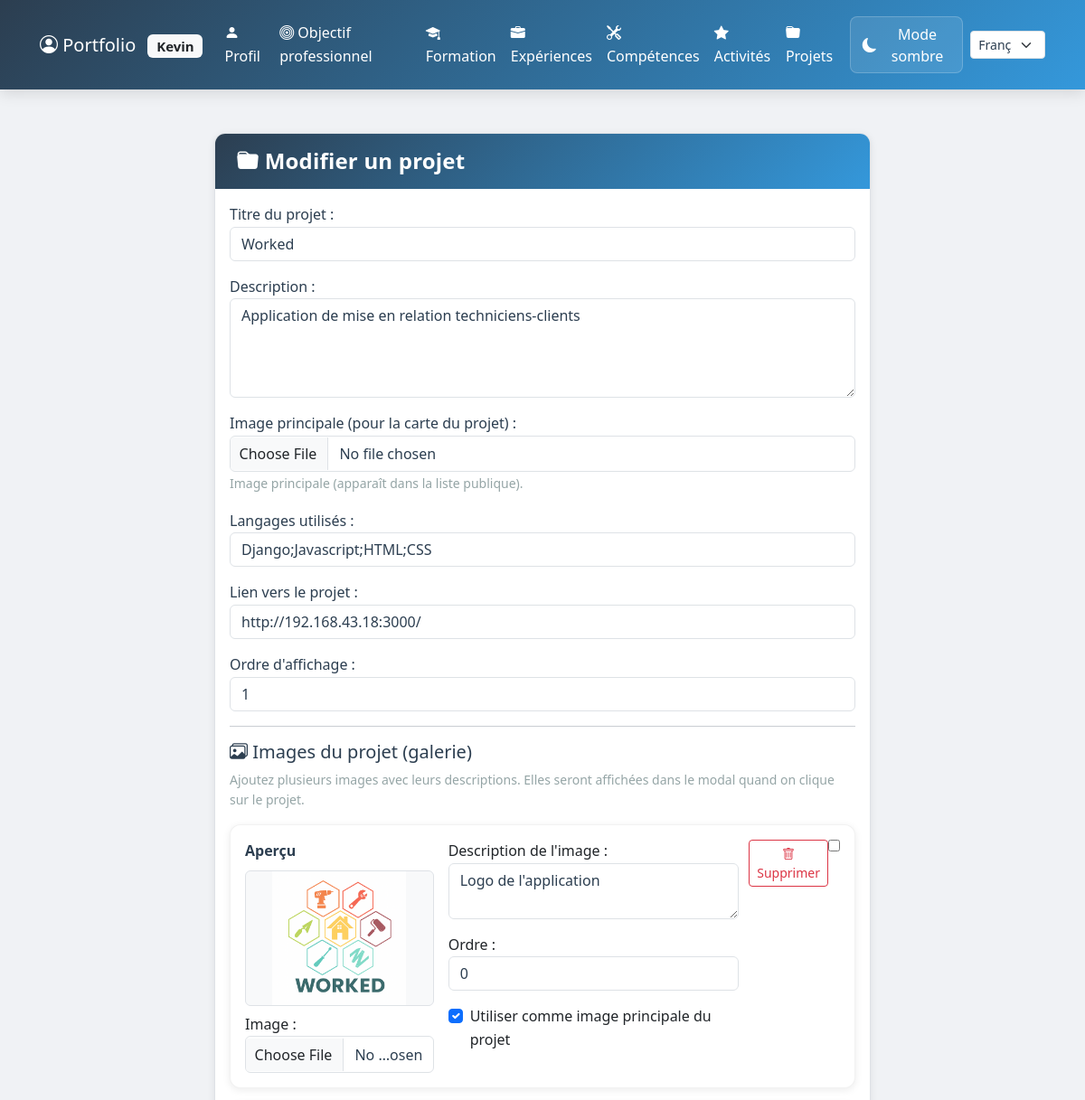
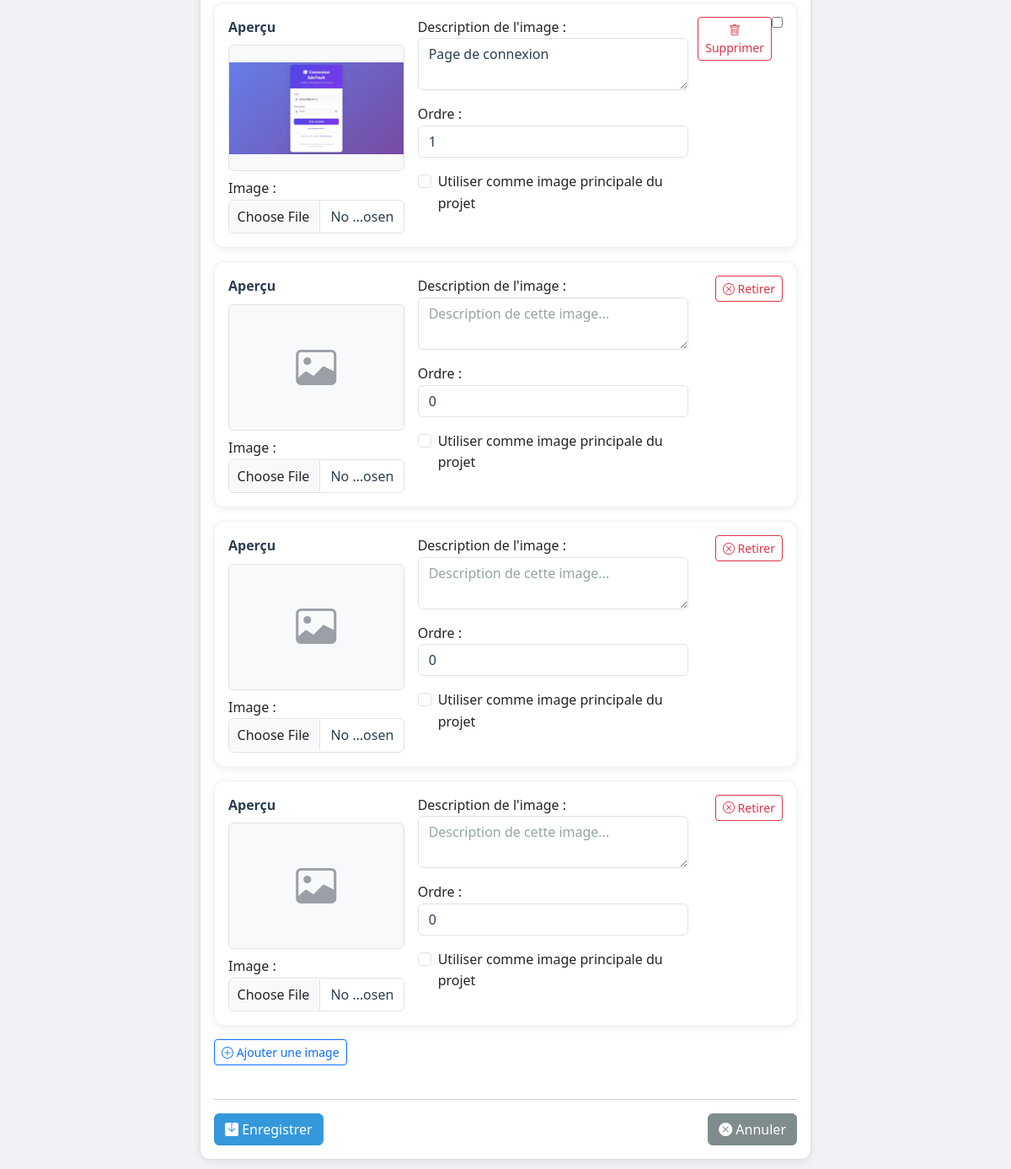
/projet/1/modifier/ (signed in), run on the app's committed database (2 pictures, top to bottom).
### portfolio/models.py (models this page shows, shortened)
class Projet(models.Model):
    profil = models.ForeignKey(Profil, on_delete=models.CASCADE, related_name='projets')
    titre = models.CharField(max_length=200)
    description = models.TextField(blank=True)
    image_principale = models.ImageField(upload_to='projets/', blank=True, null=True)
    langages = models.CharField(max_length=200, blank=True, help_text='Liste de langages séparés par des virgules')
    ordre = models.IntegerField(default=0)
    lien = models.URLField(blank=True, null=True, help_text='Lien vers le projet (ex: démo ou repo)')
    class Meta:
        verbose_name = 'Projet'
        verbose_name_plural = 'Projets'
        ordering = ['-ordre', '-id']

class ProjetImage(models.Model):
    projet = models.ForeignKey(Projet, on_delete=models.CASCADE, related_name='images')
    image = models.ImageField(upload_to='projets/images/')
    description = models.CharField(max_length=255, blank=True)
    is_principale = models.BooleanField(default=False)
    ordre = models.IntegerField(default=0)
    class Meta:
        ordering = ['-is_principale', '-ordre', 'id']

### portfolio/views.py (the view)
# urls.py: path('projet/<int:pk>/modifier/', views.modifier_projet, name='modifier_projet'),
@login_required
def modifier_projet(request, pk):
    projet = get_object_or_404(Projet, pk=pk, profil__user=request.user)
    if request.method == 'POST':
        form = ProjetForm(request.POST, request.FILES, instance=projet)
        formset = ProjetImageFormSet(request.POST, request.FILES, instance=projet, prefix='images')
        if form.is_valid() and formset.is_valid():
            form.save()
            formset.save()
            messages.success(request, 'Projet modifié avec succès !')
            return redirect('portfolio:modifier_profil')
    else:
        form = ProjetForm(instance=projet)
        formset = ProjetImageFormSet(instance=projet, prefix='images')
    return render(request, 'portfolio/project_form.html', {'form': form, 'formset': formset, 'action': 'Modifier'})

### portfolio/forms.py
class ProjetForm(forms.ModelForm):
    class Meta:
        model = Projet
        fields = ['titre', 'description', 'image_principale', 'langages', 'ordre', 'lien']
        widgets = {
            'titre': forms.TextInput(attrs={'class': 'form-control'}),
            'description': forms.Textarea(attrs={'class': 'form-control', 'rows': 4}),
            'image_principale': forms.FileInput(attrs={'class': 'form-control'}),
            'langages': forms.TextInput(attrs={'class': 'form-control', 'placeholder': 'ex: Python, Django, JavaScript'}),
            'lien': forms.URLInput(attrs={'class': 'form-control', 'placeholder': 'https://... (optionnel)'}),
            'ordre': forms.NumberInput(attrs={'class': 'form-control', 'min': 0, 'value': 0}),
        }
        labels = {
            'titre': 'Titre du projet',
            'description': 'Description',
            'image_principale': 'Image principale (pour la carte du projet)',
            'langages': 'Langages utilisés',
            'ordre': 'Ordre d\'affichage',
            'lien': 'Lien vers le projet',
        }

### portfolio/templates/portfolio/project_form.html (shortened to what this page needs)
{% extends 'portfolio/base.html' %}
{% block content %}
{% load static %}
<link rel="stylesheet" href="{% static 'css/project_form.css' %}">
<div class="row justify-content-center project-card-form">
    <div class="col-md-10">
        <div class="card">
            <div class="card-header">
                <h4 class="mb-0"><i class="bi bi-folder-fill"></i> {{ action }} un projet</h4>
            </div>
            <div class="card-body">
                <form method="post" enctype="multipart/form-data" id="project-form">
                    <div class="mb-3">
                        {{ form.titre.label_tag }}
                        {{ form.titre }}
                    </div>
                    <div class="mb-3">
                        {{ form.description.label_tag }}
                        {{ form.description }}
                    </div>
                    <div class="mb-3">
                        {{ form.image_principale.label_tag }}
                        {{ form.image_principale }}
                        <small class="form-text text-muted">Image principale (apparaît dans la liste publique).</small>
                    </div>
                    <div class="mb-3">
                        {{ form.langages.label_tag }}
                        {{ form.langages }}
                    </div>
                    <div class="mb-3">
                        {{ form.lien.label_tag }}
                        {{ form.lien }}
                    </div>
                    <div class="mb-3">
                        {{ form.ordre.label_tag }}
                        {{ form.ordre }}
                    </div>
                    <hr>
                    <h5><i class="bi bi-images"></i> Images du projet (galerie)</h5>
                    <p class="text-muted small">Ajoutez plusieurs images avec leurs descriptions. Elles seront affichées dans le modal quand on clique sur le projet.</p>
                    <div id="images-forms" class="mb-3">
                        {% for imgform in formset %}
                            <div class="card mb-3 p-3 image-form-row" data-form-index="{{ forloop.counter0 }}">
                                <div class="row g-3">
                                    <div class="col-md-4">
                                        <label class="form-label fw-bold">Aperçu</label>
                                        <div class="image-preview mb-2 border rounded d-flex align-items-center justify-content-center" style="height: 150px; background-color: #f8f9fa;">
                                            {% if imgform.instance.pk and imgform.instance.image %}
                                                <img src="{{ imgform.instance.image.url }}" alt="preview" style="max-height: 100%; max-width: 100%; object-fit: contain;">
                                            {% else %}
                                                <i class="bi bi-image" style="font-size:3rem;color:#9aa0a6;"></i>
                                            {% endif %}
                                        </div>
                                        {{ imgform.image.label_tag }}
                                        {{ imgform.image }}
                                    </div>
                                    <div class="col-md-6">
                                        {{ imgform.description.label_tag }}
                                        {{ imgform.description }}
                                        <div class="mt-3">
                                            {{ imgform.ordre.label_tag }}
                                            {{ imgform.ordre }}
                                        </div>
                                        <div class="form-check mt-3">
                                            {{ imgform.is_principale }}
                                            <label class="form-check-label" for="{{ imgform.is_principale.id_for_label }}">
                                                Utiliser comme image principale du projet
                                            </label>
                                        </div>
                                    </div>
                                    <div class="col-md-2 d-flex align-items-start justify-content-end">
                                        {% if imgform.instance.pk %}
                                            <button type="button" class="btn btn-sm btn-outline-danger js-mark-delete">
                                                <i class="bi bi-trash"></i> Supprimer
                                            </button>
                                            {{ imgform.DELETE }}
                                        {% else %}
                                            <button type="button" class="btn btn-sm btn-outline-danger js-remove-new">
                                                <i class="bi bi-x-circle"></i> Retirer
                                            </button>
                                        {% endif %}
                                    </div>
                                </div>
                            </div>
                        {% endfor %}
                    </div>
                    <button type="button" id="add-image" class="btn btn-sm btn-outline-primary mb-4">
                        <i class="bi bi-plus-circle"></i> Ajouter une image
                    </button>
                    <hr>
                    <div class="d-flex gap-2 form-actions">
                        <button type="submit" class="btn btn-primary me-auto">
                            <i class="bi bi-save-fill"></i> Enregistrer
                        </button>
                        <a href="{% url 'portfolio:modifier_profil' %}" class="btn btn-secondary">
                            <i class="bi bi-x-circle-fill"></i> Annuler
                        </a>
                    </div>
                </form>
            </div>
        </div>
    </div>
</div>
{% endblock %}

### portfolio/templates/portfolio/base.html (shortened to what this page needs)
<!DOCTYPE html>
{% load static %}
<html lang="fr">
<head>
    <link href="https://cdn.jsdelivr.net/npm/bootstrap@5.3.0/dist/css/bootstrap.min.css" rel="stylesheet">
    <link rel="stylesheet" href="https://cdn.jsdelivr.net/npm/bootstrap-icons@1.10.0/font/bootstrap-icons.css">
    <link rel="stylesheet" href="{% static 'css/styles.css' %}">
    <link rel="stylesheet" href="https://cdn.jsdelivr.net/gh/devicons/devicon@latest/devicon.min.css">
</head>
<body>
    <nav class="navbar navbar-expand-lg navbar-dark">
        <div class="container">
            <a class="navbar-brand" href="{% url 'portfolio:accueil' %}">
                <i class="bi bi-person-circle"></i> Portfolio
                {% if user.is_authenticated %}
                    <span class="badge bg-light text-dark ms-2">{{ user.username }}</span>
                {% endif %}
            </a>
            <div class="collapse navbar-collapse" id="navbarNav">
                <ul class="navbar-nav ms-auto align-items-center">
                    <li class="nav-item">
                        <a class="nav-link" href="{% url 'portfolio:accueil' %}#profil">
                            <i class="bi bi-person-fill"></i> Profil
                        </a>
                    </li>
                    <li class="nav-item">
                        <a class="nav-link" href="{% url 'portfolio:accueil' %}#objectif">
                            <i class="bi bi-bullseye"></i> Objectif professionnel
                        </a>
                    </li>
                    <li class="nav-item">
                        <a class="nav-link" href="{% url 'portfolio:accueil' %}#formation">
                            <i class="bi bi-mortarboard-fill"></i> Formation
                        </a>
                    </li>
                    <li class="nav-item">
                        <a class="nav-link" href="{% url 'portfolio:accueil' %}#experiences">
                            <i class="bi bi-briefcase-fill"></i> Expériences
                        </a>
                    </li>
                    <li class="nav-item">
                        <a class="nav-link" href="{% url 'portfolio:accueil' %}#competences">
                            <i class="bi bi-tools"></i> Compétences
                        </a>
                    </li>
                    <li class="nav-item">
                        <a class="nav-link" href="{% url 'portfolio:accueil' %}#activites">
                            <i class="bi bi-star-fill"></i> Activités
                        </a>
                    </li>
                    <li class="nav-item">
                        <a class="nav-link" href="{% url 'portfolio:accueil' %}#projets">
                            <i class="bi bi-folder-fill"></i> Projets
                        </a>
                    </li>
                    <li class="nav-item ms-2">
                        <button id="theme-toggle" class="btn btn-theme" type="button" aria-label="Basculer thème">
                            <i id="theme-icon" class="bi"></i>
                            <span id="theme-text" class="d-none d-lg-inline"></span>
                        </button>
                    </li>
                </ul>
                <form action="{% url 'set_language' %}" method="post" class="d-inline ms-2">
                    <select name="language" onchange="this.form.submit()" class="form-select form-select-sm" aria-label="Choisir la langue">
                        <option value="fr"{% if LANGUAGE_CODE == 'fr' %} selected{% endif %} data-flag="🇫🇷">Français</option>
                    </select>
                </form>
            </div>
        </div>
    </nav>
    <main class="container my-5">
        {% block content %}
        {% endblock %}
    </main>
</body>
</html>

### portfolio/static/css/styles.css (style rules this page uses)
:root { --primary-color: #2c3e50; --secondary-color: #3498db; --accent-color: #e74c3c; --success-color: #27ae60; --warning-color: #f39c12; --danger-color: #e74c3c; --body-bg: #f0f2f5; --card-bg: #ffffff; --navbar-bg-start: #2c3e50; --navbar-bg-end: #3498db; --modal-bg: #ffffff; --input-bg: #ffffff; --table-bg: #ffffff; --table-hover-bg: #f8f9fa; --text-primary: #2c3e50; --text-secondary: #7f8c8d; --text-muted: #95a5a6; --text-light: #ffffff; --border-color: #dee2e6; --border-light: #e9ecef; --shadow-sm: 0 2px 8px rgba(0, 0, 0, 0.08); --shadow-md: 0 4px 16px rgba(0, 0, 0, 0.12); --shadow-lg: 0 8px 24px rgba(0, 0, 0, 0.15); --transition-fast: all 0.2s ease; --transition-normal: all 0.3s ease; }
* { transition: background-color 0.3s ease, color 0.3s ease, border-color 0.3s ease; }
body { font-family: 'Segoe UI', Tahoma, Geneva, Verdana, sans-serif; background-color: var(--body-bg); color: var(--text-primary); line-height: 1.6; margin: 0; padding: 0; }
.navbar { background: linear-gradient(135deg, var(--navbar-bg-start), var(--navbar-bg-end)); box-shadow: var(--shadow-md); padding: 1rem 2rem; }
.navbar-brand, .nav-link { color: var(--text-light) !important; }
.navbar .btn-theme { background: rgba(255, 255, 255, 0.1); color: var(--text-light); border: 1px solid rgba(255, 255, 255, 0.2); padding: 0.4rem 0.8rem; border-radius: 8px; display: inline-flex; align-items: center; gap: 0.5rem; transition: var(--transition-fast); }
.card { background: var(--card-bg); border: 1px solid var(--border-color); box-shadow: var(--shadow-sm); transition: var(--transition-fast); margin-bottom: 2rem; border-radius: 12px; overflow: hidden; }
.card-header { background: linear-gradient(135deg, var(--primary-color), var(--secondary-color)); color: var(--text-light); font-weight: 600; padding: 1rem 1.5rem; border-bottom: none; }
.card-body { color: var(--text-primary); }
.btn-primary { background-color: var(--secondary-color); border-color: var(--secondary-color); color: var(--text-light); transition: var(--transition-fast); }
.btn-secondary { background-color: var(--text-secondary); border-color: var(--text-secondary); color: var(--text-light); }
.form-control, .form-select { background-color: var(--input-bg); border-color: var(--border-color); color: var(--text-primary); }
.form-control::placeholder { color: var(--text-muted); }
.form-label { color: var(--text-primary); font-weight: 500; }
.text-muted { color: var(--text-muted) !important; }
a { color: var(--secondary-color); text-decoration: none; transition: var(--transition-fast); }

### portfolio/static/css/project_form.css (style rules this page uses)
.project-card-form { max-width: 900px; margin: 0 auto; }
.card .card-header h4 { font-weight: 700; letter-spacing: .2px; }
input[type="file"] { padding: .45rem .6rem; }
#images-forms .card { border: 1px solid rgba(33,37,41,.06); background: #fff; transition: transform .12s ease, box-shadow .12s ease; position: relative; }
.image-preview { width: 100%; height: 140px; background: #f6f7f9; border-radius: 6px; display: flex; align-items: center; justify-content: center; overflow: hidden; border: 1px solid rgba(0,0,0,0.04); }
.image-preview img { width: 100%; height: 100%; object-fit: cover; }
.form-actions { display: flex; gap: .75rem; align-items: center; }

### data on the page
Projet: titre "Worked", description "Application de mise en relation techniciens-clients", langages "Django;Javascript;HTML;CSS", lien "http://192.168.43.18:3000/", ordre "1"
ProjetImage: instance.image (picture)
ProjetImage: instance.image (picture)

### other printed values
{{ user.username }} "Kevin"
{{ action }} "Modifier"
{{ imgform.image.label_tag }} "Image :" "Image :" "Image :" "Image :" "Image :"
{{ imgform.description.label_tag }} "Description de l'image :" "Description de l'image :" "Description de l'image :" "Description de l'image :" "Description de l'image :"
{{ imgform.ordre.label_tag }} "Ordre :" "Ordre :" "Ordre :" "Ordre :" "Ordre :"
